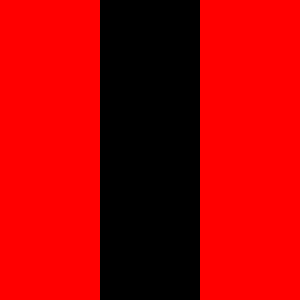
Frame 1 (no input)
Frame 60 (the mouse pressed at the canvas centre just before this capture): identical to frame 1, image omitted
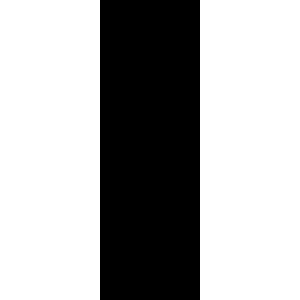
Frame 120 (the mouse held since frame 60 and released just before this capture)

The Processing sketch that drew these frames (run headless with seeded random() and noise(); from frame 60 on, the mouse is pressed at the canvas centre):

// Processing sketch: conditional_or
// ── conditional_or.pde
/* using the conditional OR */


void setup() {
size (300, 300); 
noStroke(); 
}

void draw() {
  background(0); 
  
  if (mouseX < width/3 || mouseX > width - width/3) {
    fill (255, 0, 0); //red
  } else {
    fill (255); 
  }
  
  rect (0, 0, width/3, height); //left circle
  rect (width - width/3, 0, width/3, height); //right circle
  
}
